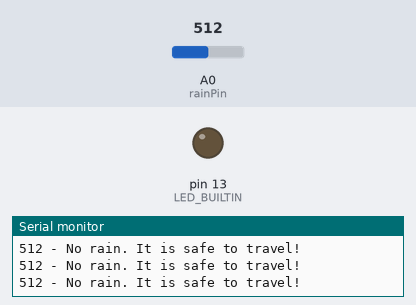
A sketch run on a simulated Arduino Uno, built with avr-gcc and run on an emulated ATmega328P. On the bench: output pins drawn as LEDs (lit = HIGH), the last lines printed to the serial monitor. Inputs (shaded band) come from the test bench; at power-on: A0 (rainPin) = 512.

Above: at 1.3 s.
1.4 s: A0 (rainPin) set to 487
At 2.6 s:
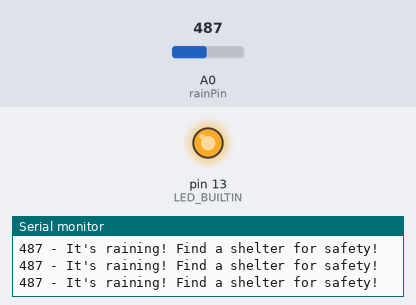
3.0 s: A0 (rainPin) set to 510
At 3.8 s:
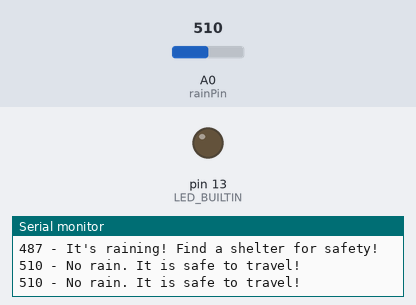
4.5 s: A0 (rainPin) set to 490
At 5.0 s:
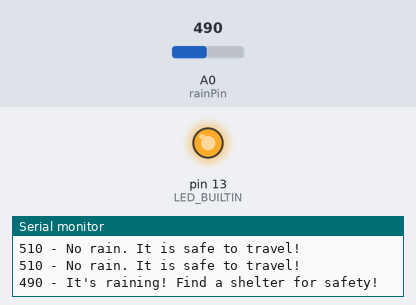
Timing chart, 0 to 7.5 s (numbered marks = the images above; inputs shaded):
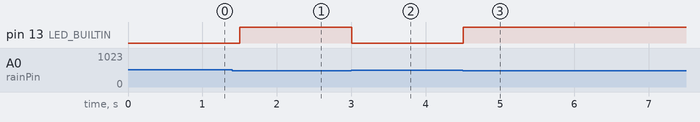

Measured:
- the behaviour switches between 500 and 499 on A0 (rainPin) (found by bisection; images 0 and 1)
- after the input at 1.4 s, pin 13 (LED_BUILTIN): LOW → HIGH after 0.10 s
- after the input at 3.0 s, pin 13 (LED_BUILTIN): HIGH → LOW at once
- after the input at 4.5 s, pin 13 (LED_BUILTIN): LOW → HIGH at once

The sketch:

Rain-Sensor-Test-with-Builtin-LED.ino
```cpp
/*

 All the resources for this project:
 https://randomnerdtutorials.com/

*/

int rainPin = A0;
// you can adjust the threshold value
int thresholdValue = 500;

void setup(){
  pinMode(rainPin, INPUT);
  pinMode(LED_BUILTIN, OUTPUT);
  Serial.begin(9600);
}

void loop() {
  // read the input on analog pin 0:
  int sensorValue = analogRead(rainPin);
  Serial.print(sensorValue);
  if(sensorValue < thresholdValue){
    Serial.println(" - It's raining! Find a shelter for safety!");
    digitalWrite(LED_BUILTIN, HIGH);  // turn the LED on (HIGH is the voltage level)
  }
  else {
    Serial.println(" - No rain. It is safe to travel!");
    digitalWrite(LED_BUILTIN, LOW);   // turn the LED off by making the voltage LOW
  }
  delay(500);
}
```
